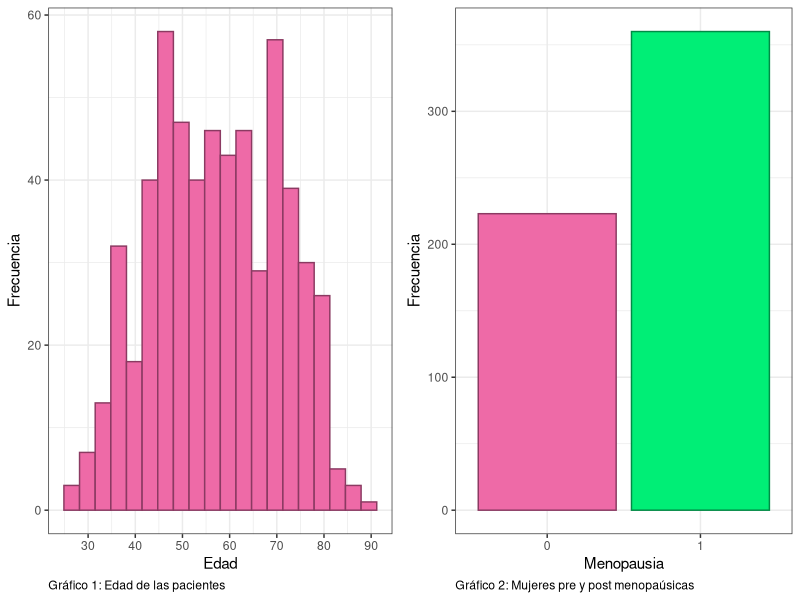
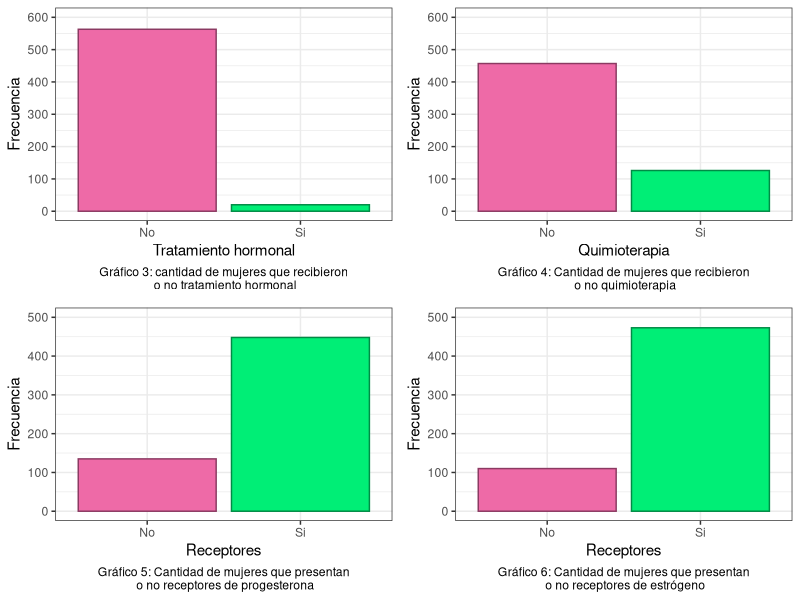
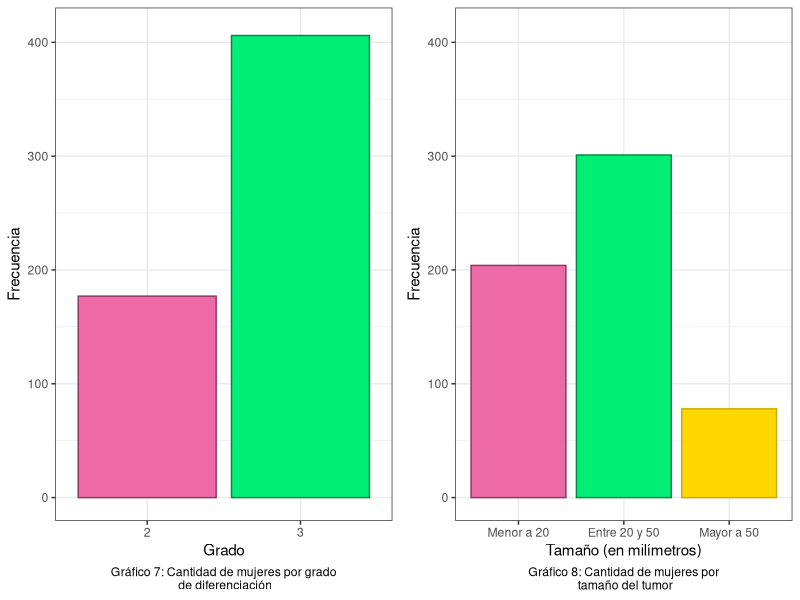
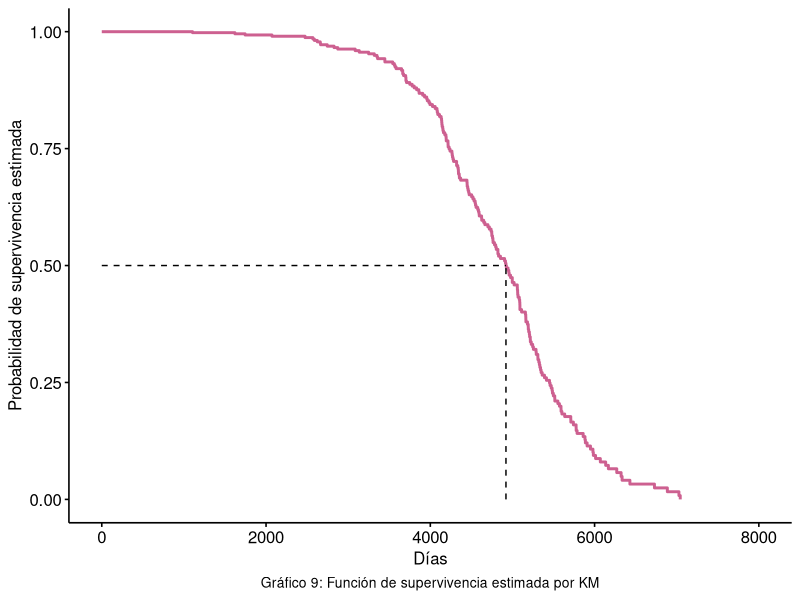
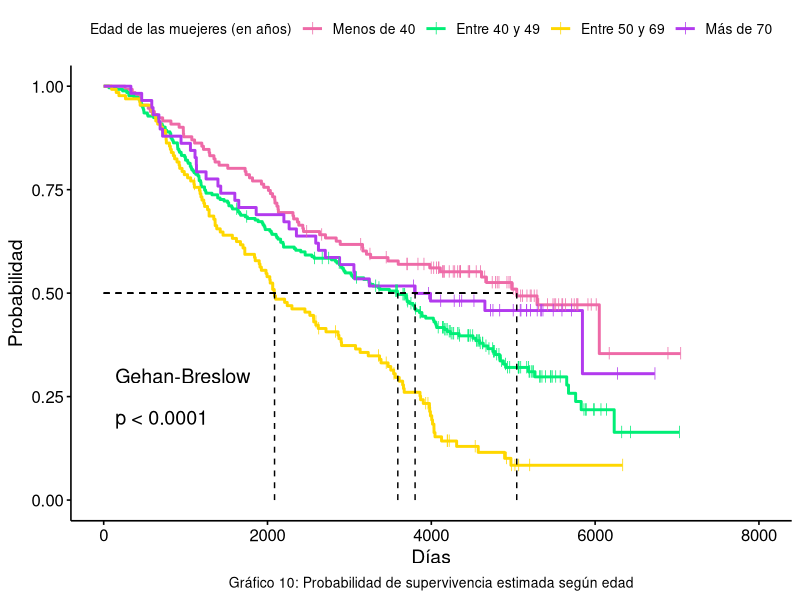
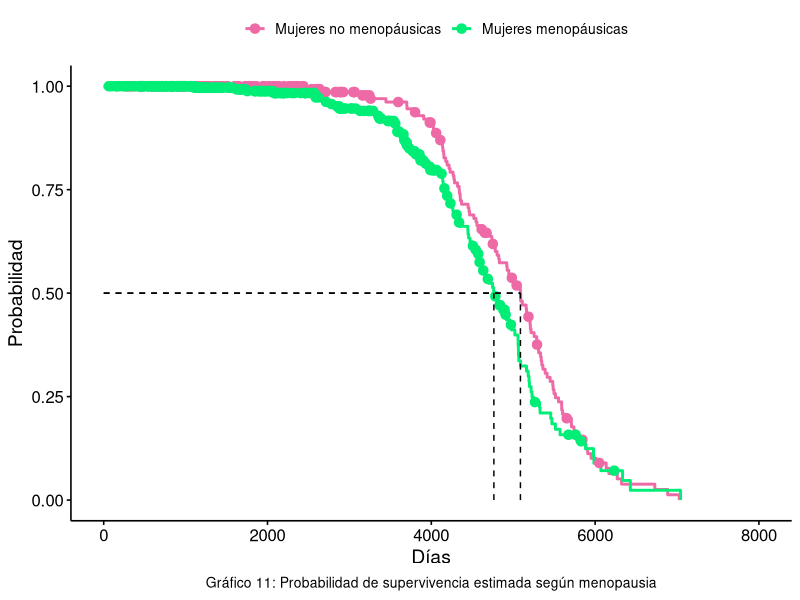
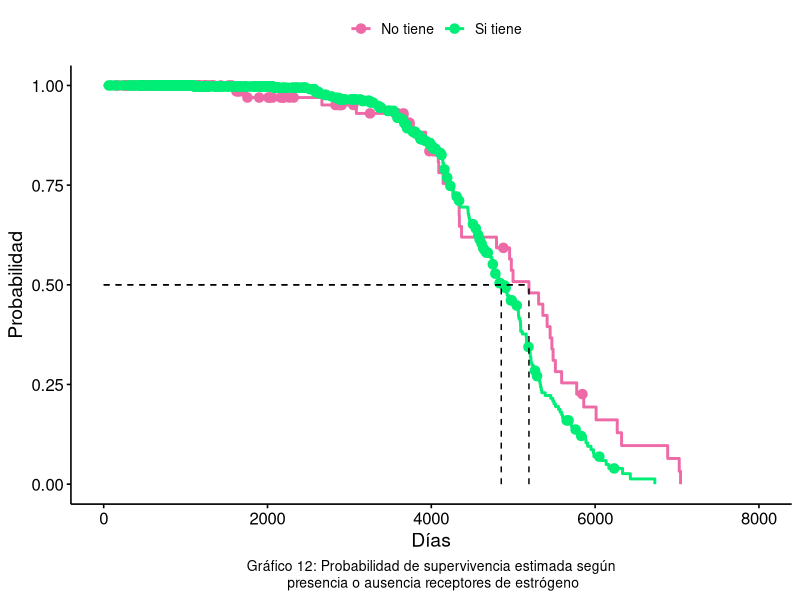
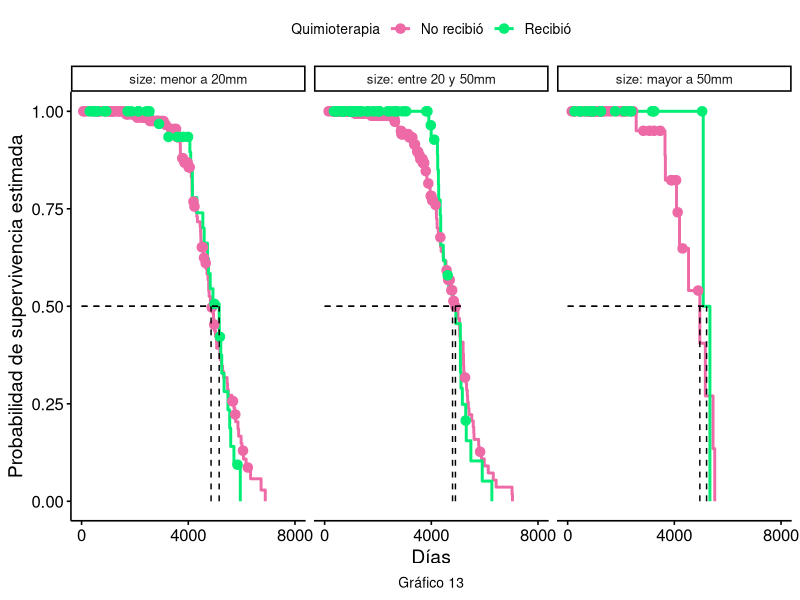

Here is the R script that generated these plots, in order:
## ---- chunk 1
library(survival)
library(tidyverse)
library(gridExtra)

datos <- rotterdam %>%
  filter(year <= 1985) %>%
  select(-c(nodes, rtime, recur))


#Conteo de eventos y censuras
#datos %>% 
#  count(death)

# Variable age

grafico1 <- ggplot(data = datos, aes(x = age)) +
  geom_histogram(bins = 20,fill = "hotpink2",
                 color = "hotpink4") +
  scale_x_continuous(breaks = seq(30, 90, by=10)) +
  labs(caption = "Gráfico 1: Edad de las pacientes",
       x = "Edad",
       y = "Frecuencia") +
  theme_bw() +
  theme(plot.caption = element_text(hjust = 0))

# Variable "meno"

grafico2 <- ggplot(data = datos, 
                   aes(x = factor(meno), fill = factor(meno),
                       color = factor(meno))) +
  geom_bar(size = 0.5) +
  scale_fill_manual(values = c("hotpink2","springgreen2")) +
  scale_color_manual(values = c("hotpink4","springgreen4")) +
  labs(caption = "Gráfico 2: Mujeres pre y post menopaúsicas",
       x = "Menopausia",
       y = "Frecuencia") +
  theme_bw() +
  theme(legend.position = "none",
        plot.caption = element_text(hjust = 0))


## ---- chunk 2
grid.arrange(grafico1, grafico2, ncol=2)
## ---- chunk 3

# Variable hormon
grafico3 <- ggplot(data = datos, aes(x=factor(hormon), fill = factor(hormon), color = factor(hormon)))+
  geom_bar(size = 0.5) +
  scale_fill_manual(values = c("hotpink2","springgreen2")) +
  scale_color_manual(values = c("hotpink4","springgreen4")) +
  scale_y_continuous(breaks = seq(0, 600, 100), limits = c(0,600)) +
  scale_x_discrete(label = c("No", "Si")) + 
 labs(caption = "Gráfico 3: cantidad de mujeres que recibieron\n o no tratamiento hormonal",
       x = "Tratamiento hormonal",
       y = "Frecuencia")+
  theme_bw() +
  theme(legend.position = "none", 
        plot.caption = element_text(hjust = 0.5))

# Variable chemo
grafico4 <- ggplot(data = datos, aes(x=factor(chemo), fill = factor(chemo), color = factor(chemo)))+
  geom_bar(size = 0.5) +
  scale_fill_manual(values = c("hotpink2","springgreen2")) +
  scale_color_manual(values = c("hotpink4","springgreen4")) +
  scale_x_discrete(label = c("No", "Si")) + 
  scale_y_continuous(breaks = seq(0, 600, 100), limits = c(0,600)) +
 labs(caption = "Gráfico 4: Cantidad de mujeres que recibieron\n o no quimioterapia",
       x = "Quimioterapia",
       y = "Frecuencia")+
  theme_bw() +
  theme(legend.position = "none", 
        plot.caption = element_text(hjust = 0.5))


# Variable pgr
datos_graf <- datos %>% 
  mutate(pgr_cat = ifelse(pgr == 0, 0, 1),
         er_cat = ifelse(er == 0, 0, 1))

grafico5 <- ggplot(data = datos_graf, aes(x = factor(pgr_cat), fill = factor(pgr_cat), color = factor(pgr_cat))) +
  geom_bar(size = 0.5) +
  scale_fill_manual(values = c("hotpink2","springgreen2")) +
  scale_color_manual(values = c("hotpink4","springgreen4")) +
  scale_x_discrete(label = c("No", "Si")) + 
  scale_y_continuous(breaks = seq(0, 500, 100), limits = c(0,500)) +
  labs(caption = "Gráfico 5: Cantidad de mujeres que presentan\n o no receptores de progesterona",
       x = "Receptores",
       y = "Frecuencia")+
  theme_bw() + 
  theme(legend.position = "none",
        plot.caption = element_text(hjust = 0.5))

# Variable er

grafico6 <- ggplot(data = datos_graf, aes(x = factor(er_cat), fill = factor(er_cat), color = factor(er_cat))) +
  geom_bar(size = 0.5) +
  scale_fill_manual(values = c("hotpink2","springgreen2")) +
  scale_color_manual(values = c("hotpink4","springgreen4")) +
  scale_x_discrete(label = c("No", "Si")) + 
  scale_y_continuous(breaks = seq(0, 500, 100), limits = c(0,500)) +
  labs(caption = "Gráfico 6: Cantidad de mujeres que presentan\n o no receptores de estrógeno",
       x = "Receptores",
       y = "Frecuencia")+
  theme_bw() + 
  theme(legend.position = "none",
        plot.caption = element_text(hjust = 0.5))

## ---- chunk 4
grid.arrange(grafico3, grafico4, grafico5, grafico6, nrow = 2)
## ---- chunk 5
grafico7 <- ggplot(data = datos, aes(x = factor(grade), fill = factor(grade), color = factor(grade))) +
  geom_bar(size = 0.5) +
  scale_fill_manual(values = c("hotpink2","springgreen2")) +
  scale_color_manual(values = c("hotpink4","springgreen4")) +
  scale_y_continuous(breaks = seq(0, 400, 100), limits = c(0,410)) +
  labs(caption = "Gráfico 7: Cantidad de mujeres por grado\n de diferenciación",
       x = "Grado",
       y = "Frecuencia")+
  theme_bw() +
  theme(legend.position = "none",
        plot.caption = element_text(hjust = 0.5))


# Variable size

grafico8 <- ggplot(data = datos, aes(x = size, fill = size, color = size)) +
  geom_bar(size = 0.5) +
  scale_fill_manual(values = c("hotpink2","springgreen2", "gold")) +
  scale_color_manual(values = c("hotpink4","springgreen4", "gold3")) +
  scale_x_discrete(labels = c("Menor a 20", "Entre 20 y 50", "Mayor a 50")) +
  scale_y_continuous(breaks = seq(0, 400, 100), limits = c(0,410)) +
  labs(caption = "Gráfico 8: Cantidad de mujeres por\n tamaño del tumor",
       x = "Tamaño (en milímetros)",
       y = "Frecuencia") +
  theme_bw() +
  theme(legend.position = "none",
        plot.caption = element_text(hjust = 0.5))


## ---- chunk 6
grid.arrange(grafico7, grafico8, nrow=1, ncol = 2 )
## ---- chunk 7
library(survival)
library(survminer)
library(survMisc)
library(ggpubr)

KM.surv <- survfit(Surv(dtime, death == 0 ) ~ 1, data = datos)
#"death == 0" indica la censura.


ggsurvplot(fit = KM.surv, data = datos,
           palette = "hotpink3",
           surv.median.line = "hv",
           conf.int = F,
           censor = F,
           xlab = "Días",  
           ylab = "Probabilidad de supervivencia estimada",
           legend = "none",
           legend.title="",
           ggtheme = theme_survminer() + 
             theme(plot.caption = element_text(hjust = 0.5, size = 10),
                   axis.title.x = element_text(size = 12),
                   axis.title.y = element_text(size = 12))) +
  labs(caption = "Gráfico 9: Función de supervivencia estimada por KM")

## ---- chunk 8
library(knitr)
# Datos para la tabla
datos_tabla <- data.frame(
  Variable = c("Rango de edad", "Menopausia","Tratamiento hormonal",
               "Quimioterapia","Receptores de progesterona", 
               "Receptores de estrógeno", "Grado de diferenciación","Tamaño"),
  Test = c("Wilcoxon generalizado", "Wilcoxon generalizado", "Peto-Peto", 
           "Wilcoxon generalizado", "Log-Rank", "Log-Rank",
           "Log-Rank", "De Tendencia"),
  p_value = c("< 0.0001", "0.0095", "0.4000", "0.2200","0.7700", "0.0590","0.4400", "0.3800")
)

# Imprimir tabla
kable(datos_tabla, align = "c")
## ---- chunk 9
# Función de supervivencia según edad (agrupada en intervalos)
datos1 <- datos %>% 
  mutate(age_range = case_when(
    age < 40 ~ "Menos de 40",
    age >= 40 & age < 50 ~ "40s",
    age >= 50 & age < 70 ~ "50s y 60s",
    age >= 70 ~ "Más de 70"
  ))

KM.segun.age <- survfit(Surv(dtime, death) ~ age_range, data = datos1)

ggsurvplot(fit = KM.segun.age, data = datos1, 
           palette = c("hotpink2", "springgreen2","gold", "darkorchid2"),
           surv.median.line = "hv",
           conf.int = F, 
           censor.shape = 124,
           censor.size = 3,
           pval = T,
           pval.method = T,
           log.rank.weights = "n",
           xlab = "Días", 
           ylab = "Probabilidad",
           legend.title = "Edad de las muejeres (en años)",
           legend.labs = c("Menos de 40", "Entre 40 y 49", "Entre 50 y 69","Más de 70"),
           ggtheme = theme_survminer() + 
             theme(plot.caption = element_text(hjust = 0.5, size = 10))
           ) + labs(caption = "Gráfico 10: Probabilidad de supervivencia estimada según edad")

## ---- chunk 10
# Función de supervivencia según menopausia

KM.segun.meno <- survfit(Surv(dtime, death == 0) ~ meno, data = datos)

ggsurvplot(fit = KM.segun.meno, data = datos1,
           palette = c("hotpink2", "springgreen2"),
           surv.median.line = "hv",
           conf.int = F, 
           censor.shape = 20,
           xlab = "Días", 
           ylab = "Probabilidad",
           legend.title="",
           legend.labs = c("Mujeres no menopáusicas", "Mujeres menopáusicas"),
           ggtheme = theme_survminer() + 
             theme(plot.caption = element_text(hjust = 0.5, size = 10))
           #,pval = T, 
           #pval.method = T,
           #log.rank.weights = "n"
           ) + labs(caption = "Gráfico 11: Probabilidad de supervivencia estimada según menopausia")
## ---- chunk 11
KM.segun.er <- survfit(Surv(dtime, death == 0) ~ er_cat, data = datos_graf)

ggsurvplot(fit = KM.segun.er, data = datos_graf,
           palette = c("hotpink2", "springgreen2"),
           surv.median.line = "hv",
           conf.int = F, 
           censor.shape = 20,
           legend.title="",
           legend.labs = c("No tiene", "Si tiene"),
           xlab = "Días", 
           ylab = "Probabilidad",
           ggtheme = theme_survminer() + 
             theme(plot.caption = element_text(hjust = 0.5, size = 10))
           #,pval = T, pval.method = T
           ) + labs(caption = "Gráfico 12: Probabilidad de supervivencia estimada según\n presencia o ausencia receptores de estrógeno")
## ---- chunk 12

# Función de supervivencia según si recibó o no quimioterapia (Gráfico 15)
KM.segun.chemo <- survfit(Surv(dtime, death == 0) ~ chemo, data = datos)

# Modificación del conjunto de datos para proxima aplicación (Gráfico 16):
datos2 <- datos %>% 
  mutate(Scores_size = case_when(
    size == "<=20" ~ 1,
    size == "20-50" ~ 2,
    size == ">50" ~ 3
  ))


## ---- chunk 13
#Esto haría es test estratificado pero no da significativo, si queres podemos mostrarlo para que vean que sabemos hacer un test estratficado.
a <- survdiff(Surv(dtime, death) ~ chemo + strata(Scores_size), data = datos2)

levels(datos2$size) <- c("menor a 20mm", "entre 20 y 50mm", "mayor a 50mm")

ggsurvplot(fit = KM.segun.chemo, data = datos2,
           palette = c("hotpink2", "springgreen2"),
           surv.median.line = "hv",
           conf.int = F, 
           censor.shape = 20,
           legend.title="Quimioterapia",
           legend.labs = c("No recibió", "Recibió"),
           xlab = "Días", 
           ylab = "Probabilidad de supervivencia estimada",
           facet.by = "size",
           ggtheme = theme_survminer() + 
             theme(plot.caption = element_text(hjust = 0.5, size = 10),
                   axis.title = element_text(size = 5))) + 
  labs(caption = "Gráfico 13") +
  scale_x_continuous(breaks = c(0, 4000, 8000))
